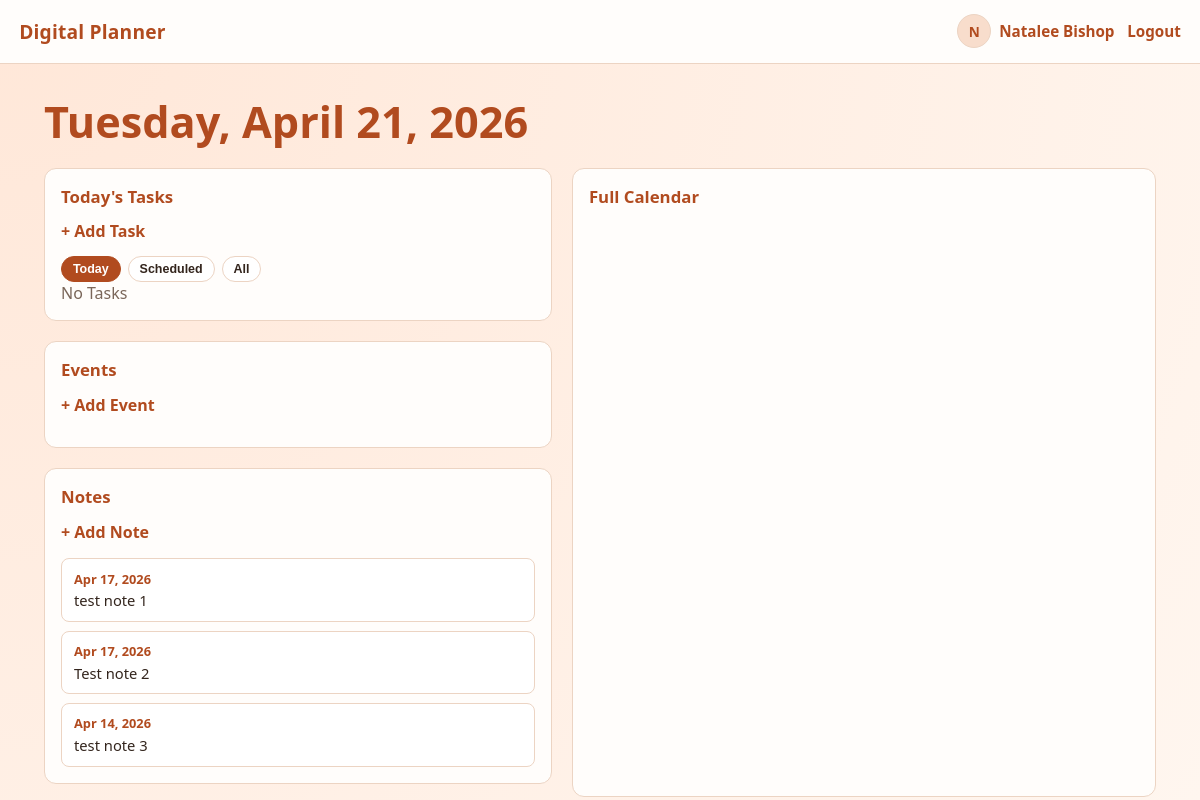
Before: /dashboard/ (signed in) with the older database file.
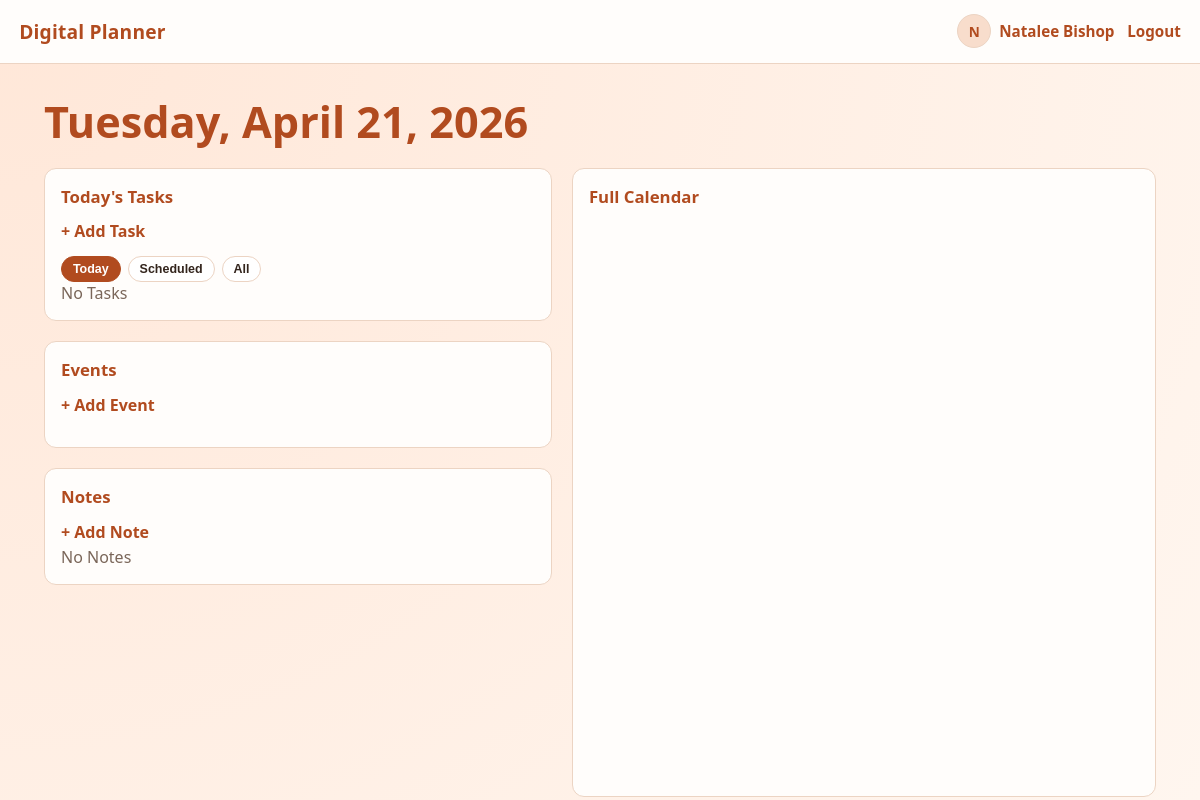
After: the same page with the newer database file.
### planner/models.py (models this page shows, shortened)
class Note(models.Model):
	user = models.ForeignKey(User, on_delete=models.CASCADE, related_name='notes')
	note_date = models.DateField()
	content = models.TextField()
	created_at = models.DateTimeField(auto_now_add=True)
	updated_at = models.DateTimeField(auto_now=True)
	class Meta:
		ordering = ['-note_date', '-updated_at', '-created_at']

### planner/views.py (the view, shortened to what this page needs)
# urls.py: path('dashboard/', views.dashboard_view, name='dashboard'),
@login_required
def dashboard_view(request):
	context = _build_authenticated_context(request.user, 'Dashboard')
	today_value = date.today()
	note_day_first_ids = {}
	for note in (
		Note.objects.filter(user=request.user)
		.order_by('note_date', 'created_at', 'pk')
	):
		note_day_first_ids.setdefault(note.note_date.isoformat(), note.pk)
	recent_notes = list(
		Note.objects.filter(user=request.user)
		.order_by('-note_date', '-updated_at', '-created_at')[:3]
	)
	context['recent_notes'] = recent_notes
	context['note_dates'] = sorted(note_day_first_ids.keys())
	context['note_day_first_ids'] = note_day_first_ids
	context['calendar_events'] = [
		_serialize_event_for_calendar(
			event,
			f"{reverse('event-create')}?date={event.start_date.isoformat()}&event={event.pk}",
		)
		for event in Event.objects.filter(user=request.user)
	]
	active_tasks = Task.objects.filter(user=request.user, is_completed=False).order_by('due_date', 'created_at', 'pk')
	context['dashboard_tasks_today'] = active_tasks.filter(due_date=today_value)[:3]
	context['dashboard_tasks_scheduled'] = active_tasks.exclude(repeat_type=Task.REPEAT_ONE_TIME)[:3]
	context['dashboard_tasks_all'] = active_tasks[:3]
	task_day_counts = {}
	for task in active_tasks:
		day_key = task.due_date.isoformat()
		task_day_counts[day_key] = task_day_counts.get(day_key, 0) + 1
	context['task_day_counts'] = task_day_counts
	return render(request, 'planner/dashboard.html', context)

### planner/views.py (called while the page is built)
def _get_or_create_profile(user):
	profile, _ = UserProfile.objects.get_or_create(user=user)
	return profile

def _get_user_display_name(user):
	full_name = user.get_full_name().strip()
	if full_name:
		return full_name
	if user.first_name:
		return user.first_name
	return user.email

def _get_user_avatar_initial(user):
	display_name = _get_user_display_name(user)
	return display_name[:1].upper() if display_name else ''

def _build_authenticated_context(user, title):
	profile = _get_or_create_profile(user)
	return {
		'title': title,
		'current_theme': profile.theme,
		'user_profile': profile,
		'display_name': _get_user_display_name(user),
		'avatar_initial': _get_user_avatar_initial(user),
	}

### planner/templates/planner/dashboard.html (shortened to what the changed rows need)
{% extends 'planner/base.html' %}
{% block content %}
{% now "Y-m-d" as today_date %}
<link href="https://cdn.jsdelivr.net/npm/fullcalendar@6.1.15/index.global.min.css" rel="stylesheet">
<div class="content-shell">
    <h2 id="dashboard-date" class="dashboard-date">Today</h2>
    <div class="dashboard-grid">
        <div class="dashboard-left">
            <section class="dashboard-section">
                <h3>Notes</h3>
                <a class="dashboard-add-link" href="{% url 'note-create' %}?date={{ today_date }}">+ Add Note</a>
                {% if recent_notes %}
                <ul class="dashboard-note-list">
                    {% for note in recent_notes %}
                    <li class="dashboard-note-item">
                        <a class="dashboard-note-link"
                            href="{% url 'note-create' %}?date={{ note.note_date|date:'Y-m-d' }}&note={{ note.pk }}">
                            <p class="dashboard-note-date">{{ note.note_date|date:"M j, Y" }}</p>
                            <p class="dashboard-note-preview">{{ note.content|truncatechars:30 }}</p>
                        </a>
                    </li>
                    {% endfor %}
                </ul>
                {% else %}
                <p class="dashboard-empty">No Notes</p>
                {% endif %}
            </section>
        </div>
    </div>
</div>
{% endblock %}

Changed rows visible on the page:
removed Note: note_date "Apr 17, 2026", content "test note 1"
removed Note: note_date "Apr 17, 2026", content "Test note 2"
removed Note: note_date "Apr 14, 2026", content "test note 3"
Other visible differences:
text now shown: "No Notes"
